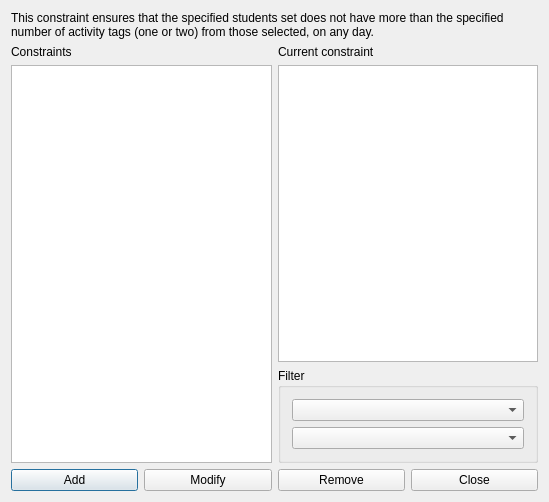
<?xml version="1.0" encoding="UTF-8"?>
<ui version="4.0">
 <class>ConstraintStudentsSetMaxActivityTagsPerDayFromSetForm_template</class>
 <widget class="QDialog" name="ConstraintStudentsSetMaxActivityTagsPerDayFromSetForm_template">
  <property name="geometry">
   <rect>
    <x>0</x>
    <y>0</y>
    <width>549</width>
    <height>502</height>
   </rect>
  </property>
  <property name="windowTitle">
   <string extracomment="This is the title of the dialog in which you see the list of all constraints of this type">Constraints students set max activity tags per day from set</string>
  </property>
  <layout class="QGridLayout" name="gridLayout_2">
   <item row="0" column="0" colspan="2">
    <widget class="QLabel" name="textLabel1">
     <property name="sizePolicy">
      <sizepolicy hsizetype="Minimum" vsizetype="Minimum">
       <horstretch>0</horstretch>
       <verstretch>0</verstretch>
      </sizepolicy>
     </property>
     <property name="text">
      <string>This constraint ensures that the specified students set does not have more than the specified number of activity tags (one or two) from those selected, on any day.</string>
     </property>
     <property name="wordWrap">
      <bool>true</bool>
     </property>
    </widget>
   </item>
   <item row="1" column="0" rowspan="2">
    <layout class="QVBoxLayout" name="verticalLayout_2">
     <item>
      <widget class="QLabel" name="constraintsTextLabel">
       <property name="frameShape">
        <enum>QFrame::NoFrame</enum>
       </property>
       <property name="frameShadow">
        <enum>QFrame::Plain</enum>
       </property>
       <property name="text">
        <string>Constraints</string>
       </property>
       <property name="wordWrap">
        <bool>false</bool>
       </property>
      </widget>
     </item>
     <item>
      <widget class="QListWidget" name="constraintsListWidget"/>
     </item>
    </layout>
   </item>
   <item row="1" column="1">
    <layout class="QVBoxLayout" name="verticalLayout">
     <item>
      <widget class="QLabel" name="currentConstraintTextLabel">
       <property name="text">
        <string>Current constraint</string>
       </property>
       <property name="wordWrap">
        <bool>false</bool>
       </property>
      </widget>
     </item>
     <item>
      <widget class="QPlainTextEdit" name="currentConstraintTextEdit"/>
     </item>
    </layout>
   </item>
   <item row="2" column="1">
    <widget class="QGroupBox" name="filterGroupBox">
     <property name="title">
      <string>Filter</string>
     </property>
     <layout class="QGridLayout" name="gridLayout">
      <item row="0" column="0">
       <widget class="QComboBox" name="studentsComboBox"/>
      </item>
      <item row="1" column="0">
       <widget class="QComboBox" name="activityTagsComboBox"/>
      </item>
     </layout>
    </widget>
   </item>
   <item row="3" column="0" colspan="2">
    <layout class="QHBoxLayout" name="horizontalLayout">
     <item>
      <widget class="QPushButton" name="addConstraintPushButton">
       <property name="text">
        <string>Add</string>
       </property>
      </widget>
     </item>
     <item>
      <widget class="QPushButton" name="modifyConstraintPushButton">
       <property name="text">
        <string>Modify</string>
       </property>
      </widget>
     </item>
     <item>
      <widget class="QPushButton" name="removeConstraintPushButton">
       <property name="text">
        <string>Remove</string>
       </property>
      </widget>
     </item>
     <item>
      <widget class="QPushButton" name="closePushButton">
       <property name="text">
        <string>Close</string>
       </property>
      </widget>
     </item>
    </layout>
   </item>
  </layout>
 </widget>
 <layoutdefault spacing="6" margin="11"/>
 <resources/>
 <connections/>
</ui>
